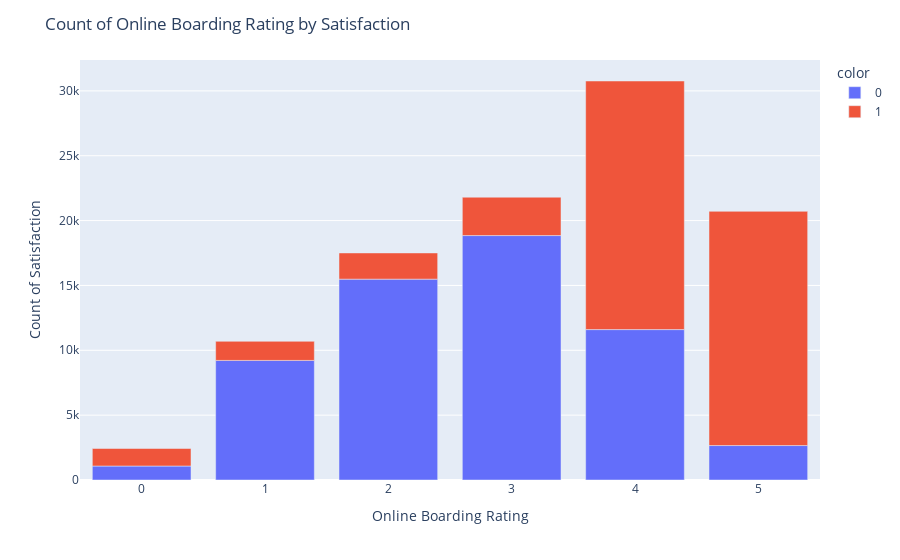

Here is the notebook cell this chart was saved with:
### Code cell
fig=px.bar(x=count_satis_onlineboard['Online boarding'],y=count_satis_onlineboard['id'],color=(count_satis_onlineboard['satisfaction']).astype('str'))
fig.update_layout(title='Count of Online Boarding Rating by Satisfaction',xaxis_title='Online Boarding Rating',yaxis_title='Count of Satisfaction')

### Figure 1 — Plotly figure (JSON) as saved in the notebook; plotly's stock layout.template omitted (floating-point values rounded to 4 significant figures)
{"data": [{"alignmentgroup": "True", "hovertemplate": "color=0<br>x=%{x}<br>y=%{y}<extra></extra>", "legendgroup": "0", "marker": {"color": "#636efa", "pattern": {"shape": ""}}, "name": "0", "offsetgroup": "0", "orientation": "v", "showlegend": true, "textposition": "auto", "type": "bar", "x": [0, 1, 2, 3, 4, 5], "xaxis": "x", "y": [1077, 9219, 15486, 18845, 11596, 2656], "yaxis": "y"}, {"alignmentgroup": "True", "hovertemplate": "color=1<br>x=%{x}<br>y=%{y}<extra></extra>", "legendgroup": "1", "marker": {"color": "#EF553B", "pattern": {"shape": ""}}, "name": "1", "offsetgroup": "1", "orientation": "v", "showlegend": true, "textposition": "auto", "type": "bar", "x": [0, 1, 2, 3, 4, 5], "xaxis": "x", "y": [1351, 1473, 2019, 2959, 19166, 18057], "yaxis": "y"}], "layout": {"barmode": "relative", "legend": {"title": {"text": "color"}, "tracegroupgap": 0}, "margin": {"t": 60}, "title": {"text": "Count of Online Boarding Rating by Satisfaction"}, "xaxis": {"anchor": "y", "domain": [0, 1], "title": {"text": "Online Boarding Rating"}}, "yaxis": {"anchor": "x", "domain": [0, 1], "title": {"text": "Count of Satisfaction"}}}}
